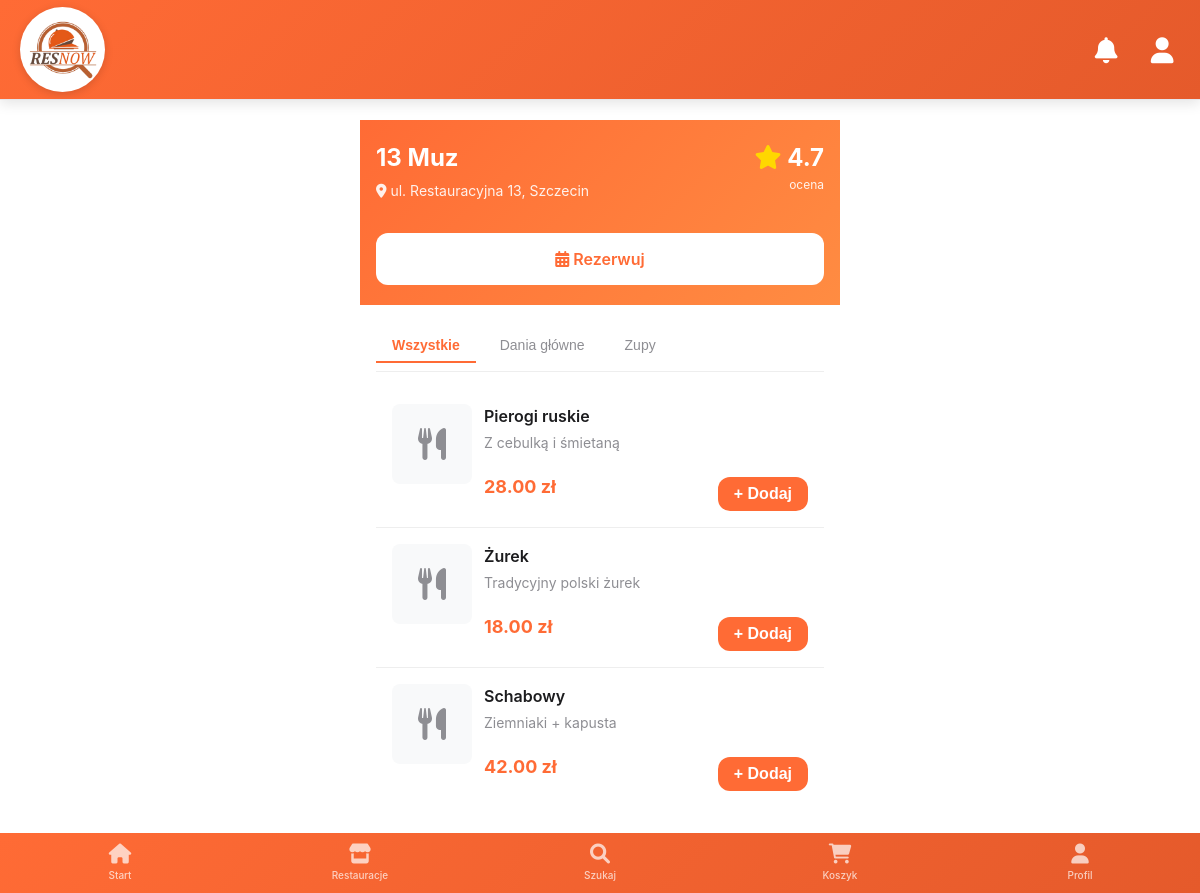
Screenshot of /client/menu/1 (signed in) with the database file from the repository.
### models.py (models this page shows, shortened)
class Restaurant(db.Model):
    __tablename__ = 'restaurants'
    id = db.Column(db.Integer, primary_key=True)
    name = db.Column(db.String(100), nullable=False)
    address = db.Column(db.String(200))
    cuisine = db.Column(db.String(100))
    rating = db.Column(db.Float)
    delivery = db.Column(db.Boolean, default=False)
    reservation = db.Column(db.Boolean, default=True)
    opening_hours = db.Column(db.String(50))
    delivery_time = db.Column(db.String(50))

class MenuItem(db.Model):
    __tablename__ = 'menu_items'
    id = db.Column(db.Integer, primary_key=True)
    restaurant_id = db.Column(db.Integer, db.ForeignKey('restaurants.id'))
    name = db.Column(db.String(100))
    price = db.Column(db.Float)
    category = db.Column(db.String(50))
    description = db.Column(db.Text)
    available = db.Column(db.Boolean, default=True)
    restaurant = db.relationship('Restaurant', backref='menu_items')

### app.py (the view)
@app.route('/client/menu/<int:restaurant_id>')
@login_required
def client_menu(restaurant_id):
    if session.get('role') != 'client':
        flash('Brak dostępu', 'danger')
        return redirect(url_for('login'))
    restaurant = Restaurant.query.get(restaurant_id)
    if not restaurant:
        flash('Restauracja nie znaleziona', 'danger')
        return redirect(url_for('client_restaurants'))
    menu_items = MenuItem.query.filter_by(restaurant_id=restaurant_id).all()
    categories = list(set([item.category for item in menu_items]))
    return render_template('client/menu_mobile.html',
                           restaurant=restaurant,
                           menu_items=menu_items,
                           categories=categories)

### app.py (called while the page is built)
@app.context_processor
def inject_now():
    return {'now': datetime.now()}

def login_required(f):
    @wraps(f)
    def decorated_function(*args, **kwargs):
        if 'user_id' not in session:
            flash('Proszę się zalogować', 'warning')
            return redirect(url_for('login'))
        return f(*args, **kwargs)
    return decorated_function

### templates/client/menu_mobile.html (shortened to what this page needs)
{% extends "mobile_layout.html" %}
{% block content %}
<div class="mobile-container">
    <div class="menu-header">
        <div style="display: flex; justify-content: space-between; align-items: start; margin-bottom: 12px;">
            <div>
                <h1 style="margin: 0; font-size: 24px;">{{ restaurant.name }}</h1>
                <div style="font-size: 14px; opacity: 0.9; margin-top: 4px;">
                    <i class="fas fa-map-marker-alt"></i> {{ restaurant.address }}
                </div>
            </div>
            <div style="text-align: right;">
                <div style="font-size: 24px; font-weight: 700;">
                    <i class="fas fa-star" style="color: #FFD700;"></i> {{ restaurant.rating }}
                </div>
                <div style="font-size: 12px; opacity: 0.9;">ocena</div>
            </div>
        </div>
        <div style="display: flex; gap: 12px; margin-top: 16px;">
            <a href="{{ url_for('client_reservation', restaurant_id=restaurant.id) }}"
               class="btn-mobile"
               style="background: white; color: var(--primary-orange); flex: 1;">
                <i class="fas fa-calendar-alt"></i> Rezerwuj
            </a>
        </div>
    </div>
    <div class="menu-tabs">
        <button class="menu-tab active" onclick="filterCategory('all')">Wszystkie</button>
        {% for category in categories %}
        <button class="menu-tab" onclick="filterCategory('{{ category }}')">{{ category }}</button>
        {% endfor %}
    </div>
    <div id="menuItems">
        {% for item in menu_items %}
        <div class="menu-item" data-category="{{ item.category }}">
            <div class="item-image">
                <i class="fas fa-utensils fa-2x"></i>
            </div>
            <div class="item-content">
                <div class="item-name">{{ item.name }}</div>
                <div class="item-desc">{{ item.description }}</div>
                <div style="display: flex; justify-content: space-between; align-items: center;">
                    <div class="item-price">{{ "%.2f"|format(item.price) }} zł</div>
                    <div>
                        {% if item.available %}
                        <button class="btn-mobile"
                                style="background: var(--primary-orange); color: white; padding: 8px 16px;"
                                onclick="addToCart({{ item.id }})">
                            + Dodaj
                        </button>
                        {% else %}
                        <span style="color: var(--gray); font-size: 12px;">Niedostępne</span>
                        {% endif %}
                    </div>
                </div>
            </div>
        </div>
        {% endfor %}
    </div>
</div>
{% endblock %}

### templates/mobile_layout.html (shortened to what this page needs)
<!DOCTYPE html>
<html lang="pl">
<head>
    <link rel="stylesheet" href="https://cdnjs.cloudflare.com/ajax/libs/font-awesome/6.0.0/css/all.min.css">
    <link rel="stylesheet" href="{{ url_for('static', filename='css/mobile.css') }}">
</head>
<body>
<header class="header safe-area-top" style="background: linear-gradient(135deg, #FF6B35, #E55A2B); height: 120px; padding: 0 20px;">
    <div class="header-title">
        <div style="background: white; border-radius: 50%; width: 85px; height: 85px; display: flex; align-items: center; justify-content: center; box-shadow: 0 2px 8px rgba(0,0,0,0.15);">
            <img src="{{ url_for('static', filename='images/logo.png') }}" alt="ResNow" style="height: 80px;">
        </div>
    </div>
    <div class="header-actions" style="gap: 20px;">
        <button class="header-btn" onclick="toggleNotifications()" style="color: white; font-size: 26px;">
            <i class="fas fa-bell"></i>
        </button>
        <a href="{{ url_for('client_profile') }}" class="header-btn" style="color: white; font-size: 26px;">
            <i class="fas fa-user"></i>
        </a>
    </div>
</header>
    <main class="main safe-area-bottom">
        {% block content %}{% endblock %}
    </main>
    <nav class="bottom-nav">
        <a href="{{ url_for('client_dashboard') }}"
           class="bottom-nav-item {% if request.endpoint == 'client_dashboard' %}active{% endif %}"
           id="navHome">
            <i class="fas fa-home bottom-nav-icon"></i>
            <span class="bottom-nav-label">Start</span>
        </a>
        <a href="{{ url_for('client_restaurants') }}"
           class="bottom-nav-item {% if request.endpoint == 'client_restaurants' %}active{% endif %}"
           id="navRestaurants">
            <i class="fas fa-store bottom-nav-icon"></i>
            <span class="bottom-nav-label">Restauracje</span>
        </a>
        <a href="{{ url_for('client_search') }}"
           class="bottom-nav-item {% if request.endpoint == 'client_search' %}active{% endif %}"
           id="navSearch">
            <i class="fas fa-search bottom-nav-icon"></i>
            <span class="bottom-nav-label">Szukaj</span>
        </a>
        <a href="{{ url_for('client_cart') }}"
           class="bottom-nav-item {% if request.endpoint == 'client_cart' %}active{% endif %}"
           id="navCart">
            <i class="fas fa-shopping-cart bottom-nav-icon"></i>
            <span class="bottom-nav-label">Koszyk</span>
        </a>
        <a href="{{ url_for('client_profile') }}"
           class="bottom-nav-item {% if request.endpoint == 'client_profile' %}active{% endif %}"
           id="navProfile">
            <i class="fas fa-user bottom-nav-icon"></i>
            <span class="bottom-nav-label">Profil</span>
        </a>
    </nav>
</body>
</html>

### static/css/mobile.css (style rules this page uses)
:root { --primary-orange: #FF6B35; --primary-orange-light: #FF8C42; --primary-orange-dark: #E55A2B; --white: #FFFFFF; --light-gray: #F5F5F7; --gray: #8E8E93; --dark-gray: #636366; --dark: #1C1C1E; --black: #000000; --success: #34C759; --warning: #FF9500; --danger: #FF3B30; --info: #007AFF; --background: #FFFFFF; --card-background: #FFFFFF; --shadow: 0 2px 10px rgba(0, 0, 0, 0.08); --shadow-heavy: 0 4px 20px rgba(0, 0, 0, 0.15); --radius-sm: 8px; --radius-md: 12px; --radius-lg: 16px; --radius-xl: 24px; --spacing-xs: 4px; --spacing-sm: 8px; --spacing-md: 16px; --spacing-lg: 24px; --spacing-xl: 32px; }
* { margin: 0; padding: 0; box-sizing: border-box; }
body { font-family: -apple-system, BlinkMacSystemFont, 'Segoe UI', Roboto, Oxygen, Ubuntu, Cantarell, sans-serif; background-color: var(--background); color: var(--dark); line-height: 1.5; -webkit-font-smoothing: antialiased; -moz-osx-font-smoothing: grayscale; }
.header { position: fixed; top: 0; left: 0; right: 0; height: 60px; background-color: var(--white); display: flex; align-items: center; justify-content: space-between; padding: 0 16px; border-bottom: 1px solid #E5E5EA; z-index: 1000; box-shadow: 0 1px 3px rgba(0, 0, 0, 0.1); }
.header.safe-area-top { padding-top: env(safe-area-inset-top); }
.header-title { font-size: 20px; font-weight: 600; color: var(--dark); display: flex; align-items: center; gap: 8px; }
.header-actions { display: flex; gap: 12px; }
.header-btn { width: 36px; height: 36px; border-radius: 50%; background: none; border: none; display: flex; align-items: center; justify-content: center; color: var(--dark); font-size: 18px; position: relative; cursor: pointer; }
.main { padding-top: 60px; padding-bottom: 70px; min-height: 100vh; }
.main.safe-area-bottom { padding-bottom: calc(70px + env(safe-area-inset-bottom)); }
.bottom-nav { position: fixed; bottom: 0; left: 0; right: 0; height: 60px; background-color: var(--white); border-top: 1px solid #E5E5EA; display: flex; justify-content: space-around; align-items: center; z-index: 1000; padding-bottom: env(safe-area-inset-bottom); }
.bottom-nav-item { display: flex; flex-direction: column; align-items: center; justify-content: center; flex: 1; height: 100%; text-decoration: none; color: var(--gray); position: relative; transition: color 0.2s; }
.bottom-nav-icon { font-size: 20px; margin-bottom: 4px; }
.bottom-nav-label { font-size: 10px; font-weight: 500; }
.mobile-container { max-width: 480px; margin: 0 auto; padding: 16px; }
.btn-mobile { display: block; width: 100%; padding: 14px; border-radius: var(--radius-md); border: none; background-color: var(--primary-orange); color: white; font-size: 16px; font-weight: 600; text-align: center; text-decoration: none; cursor: pointer; margin-top: 16px; }

### rows the page displays
Restaurant: name "13 Muz", address "ul. Restauracyjna 13, Szczecin", rating "4.7"
MenuItem: category "Dania główne", name "Pierogi ruskie", description "Z cebulką i śmietaną", price "28.00"
MenuItem: category "Zupy", name "Żurek", description "Tradycyjny polski żurek", price "18.00"
MenuItem: name "Schabowy", description "Ziemniaki + kapusta", price "42.00"
